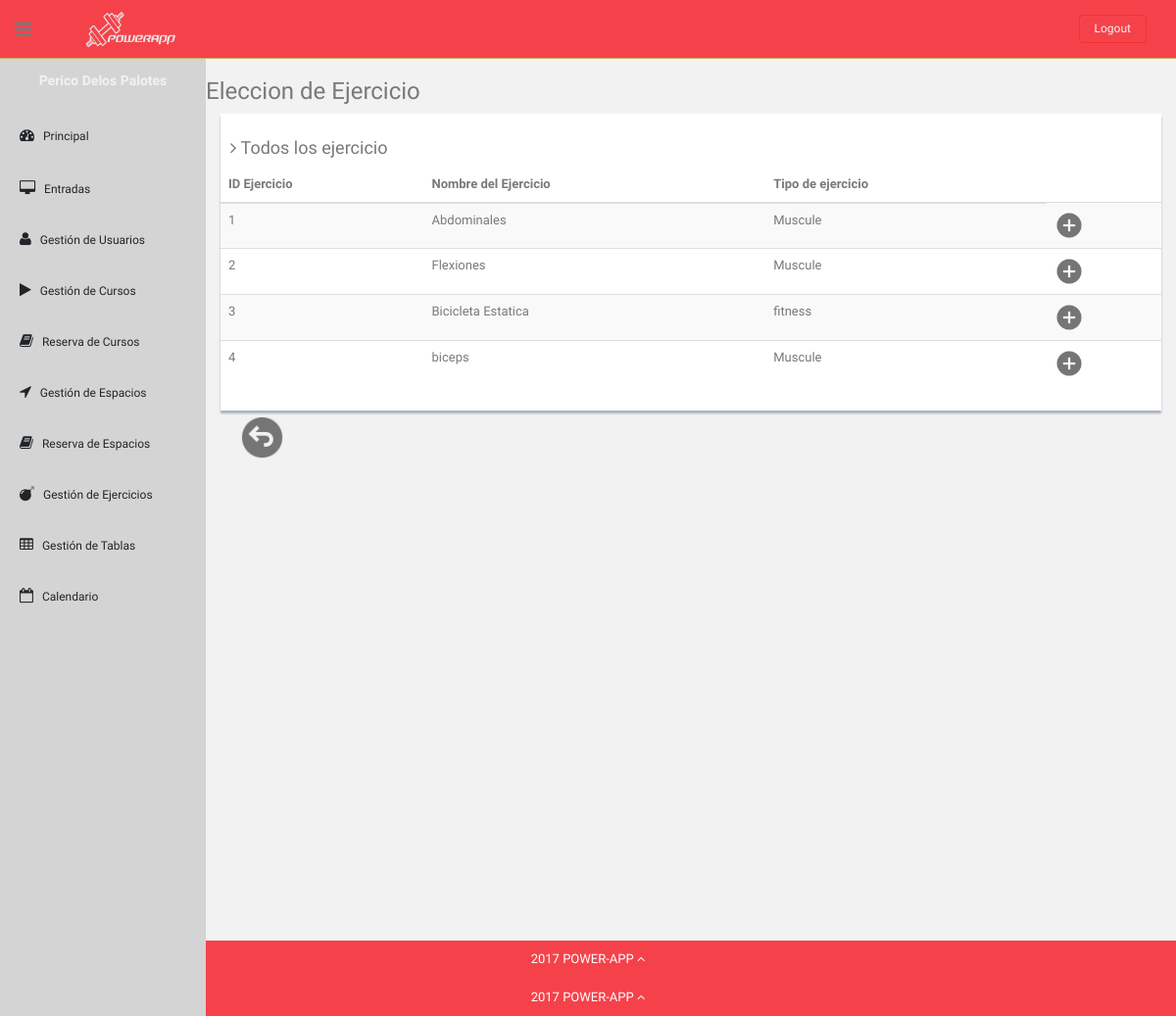
Screenshot of /Controllers/formLoader.php?form=addExerciseInTable&IDTable=Cardio Table (signed in) with the database file from the repository.
### tables this page shows
CREATE TABLE Exercise (
    IDExercise int NOT NULL AUTO_INCREMENT,
    Name varchar(80) NOT NULL,
    ExerciseType varchar(50),
    UrlImage varchar(255),
    UrlVideo varchar(255),
    Content text,

    PRIMARY KEY (IDExercise)
);

### Models/Exercise.php (called while the page is built, shortened)
<?php
class Exercise{
    private $IDExercise;
    private $Name;
    private $ExerciseType;
    public function __construct($IDExercise)
    {
        $this->IDExercise = $IDExercise;
    }
    public function loadDataAssoc($dataArray)
    {
        $this->IDExercise = $dataArray['IDExercise'];
        $this->Name = $dataArray['Name'];
        $this->ExerciseType = $dataArray['ExerciseType'];
    }
    public function getIDExercise()
    {
        return $this->IDExercise;
    }
    public function getName()
    {
        return $this->Name;
    }
    public function getExerciseType()
    {
        return $this->ExerciseType;
    }
}

### Models/ExerciseModel.php (called while the page is built, shortened)
<?php
class ExerciseDAO
{
    private $DBLink;
    private $serverName ="localhost";
    private $userName = "admin";
    private $passWord = "admin";
    private $DBName = "powerAppDB";
    function __construct(){
        $this->DBLink =  new mysqli($this->serverName,$this->userName,$this->passWord,$this->DBName);
    }
    function getAll(){
        $statement = $this->DBLink->prepare("SELECT * FROM Exercise");
        if(!$statement->execute()) {
            return "Falló la ejecución: (" . $statement->errno . ") " . $statement->error;
        }else{
            $result = $statement->get_result();
            return "ok";
        }
    }
}
?>

### Views/selectExerciseToTableView.php (the view, shortened to what this page needs)
<?php
class SelectExerciseToTableView
{
    var $IDTable;
    var $exercises;
    function __construct($exercises,$IDTable){
        $this->exercises = $exercises;
        $this->IDTable = $IDTable;
        $this->render();
    }
    function render(){
        ?>
        <h3>Eleccion de Ejercicio</h3>
        <div class="col-md-12">
            <div class="content-panel">
                <h4><i class="fa fa-angle-right"></i> Todos los ejercicio</h4>
                <table class="table table-striped table-advance table-hover">
                    <thead>
                    <tr>
                        <th class="hidden-phone">ID Ejercicio</th>
                        <th class="hidden-phone">Nombre del Ejercicio</th>
                        <th class="hidden-phone">Tipo de ejercicio</th>
                    </tr>
                    </thead>
                    <tbody>
                    <?php      foreach ($this->exercises as $exercise){ ?>
                        <tr>
                        <td><?php  echo $exercise->getIDExercise(); ?></td>
                        <td><?php  echo $exercise->getName(); ?></td>
                        <td><?php  echo $exercise->getExerciseType(); ?></td>
                        <td><?php  echo '<a href="../Controllers/TableActionController.php?action=ADDEXERCISE&IDExercise='.$exercise->getIDExercise().
                                '&IDTable='.$this->IDTable.'">
                                        <img src="../Templates/img2/add.png" style="width:30px;height:30px;" title="Añadir ejercicio"></a>'; ?></td>
                        </tr><?php
                    }
                    ?>
                    </tbody>
                </table>
            </div>
        </div>
        </div>
        <div id="showback">
            <?php
            echo '<a class="submit" href="../exerciseInTableShowAllView.php"><img src="../Templates/img2/atras.png" style="width:45px;heigh:45px;" title="Atrás"></a>';
            ?>
        </div> <?php
    }
}

### Templates/css2/style2.css (style rules this page uses)
body { color: #797979; background: #f2f2f2; font-family: 'Ruda', sans-serif; padding: 0px !important; margin: 0px !important; font-size:13px; }
ul li { list-style: none; }
a, a:hover, a:focus { text-decoration: none; outline: none; }
#container { width: 100%; height: 100%; }
.centered { text-align: center; }
.mt { margin-top: 25px; }
ul.top-menu > li > .logout { color: #f2f2f2; font-size: 12px; border-radius: 4px; -webkit-border-radius: 4px; border: 1px solid #F5302E !important; padding: 5px 15px; margin-right: 15px; background: #F5424A; margin-top: 15px; }
#sidebar { width: 210px; height: 100%; position: fixed; background: #d4d4d4; }
#sidebar h5 { color: #f2f2f2; font-weight: 700; }
#sidebar ul li { position: relative; }
ul.sidebar-menu , ul.sidebar-menu li ul.sub { margin: -2px 0 0; padding: 0; }
ul.sidebar-menu { margin-top: 75px; }
ul.sidebar-menu li { margin-bottom: 5px; margin-left:10px; margin-right:10px; }
ul.sidebar-menu li.sub-menu { line-height: 15px; }
ul.sidebar-menu li a span { display: inline-block; }
ul.sidebar-menu li a { color: #212529; text-decoration: none; display: block; padding: 15px 0 15px 10px; font-size: 12px; outline: none; -webkit-transition: all 0.3s ease; -moz-transition: all 0.3s ease; -o-transition: all 0.3s ease; -ms-transition: all 0.3s ease; transition: all 0.3s ease; }
ul.sidebar-menu li a i { font-size: 15px; padding-right: 6px; }
#main-content { margin-left: 210px; }
.header, .footer { min-height: 60px; padding: 0 15px; }
.header { position: fixed; left: 0; right: 0; z-index: 1002; }
.black-bg { background: #F5424A; border-bottom: 1px solid #c9aa5f; }
.wrapper { display: inline-block; margin-top: 60px; padding-left: 15px; padding-right: 15px; padding-bottom: 15px; padding-top: 0; width: 100%; }
a.logo { font-size: 20px; color: #ffffff; float: left; margin-top: 10px; text-transform: uppercase; }
#top_menu .nav > li, ul.top-menu > li { float: left; }
ul.top-menu > li > a { color: #666666; font-size: 16px; border-radius: 4px; -webkit-border-radius: 4px; border:1px solid #666666 !important; padding: 2px 6px; margin-right: 15px; }
.sidebar-toggle-box { float: left; padding-right: 15px; margin-top: 20px; }
.sidebar-toggle-box .fa-bars { cursor: pointer; display: inline-block; font-size: 20px; }
.content-panel { background: #ffffff; box-shadow: 0px 3px 2px #aab2bd; padding-top: 15px; padding-bottom: 5px; }
.content-panel h4 { margin-left: 10px; }
.site-footer { background: #F5424A; color: #fff; padding: 10px 0; }
.site-min-height { min-height: 900px; }
.submit { border: none; background: none; }
.submit img { margin-top: 5px; margin-left: 20px; width: 45px; height: 45px; }

### rows the page displays
exercise: IDExercise "1", Name "Abdominales", ExerciseType "Muscule"
exercise: IDExercise "2", Name "Flexiones", ExerciseType "Muscule"
exercise: IDExercise "3", Name "Bicicleta Estatica", ExerciseType "fitness"
exercise: IDExercise "4", Name "biceps", ExerciseType "Muscule"
